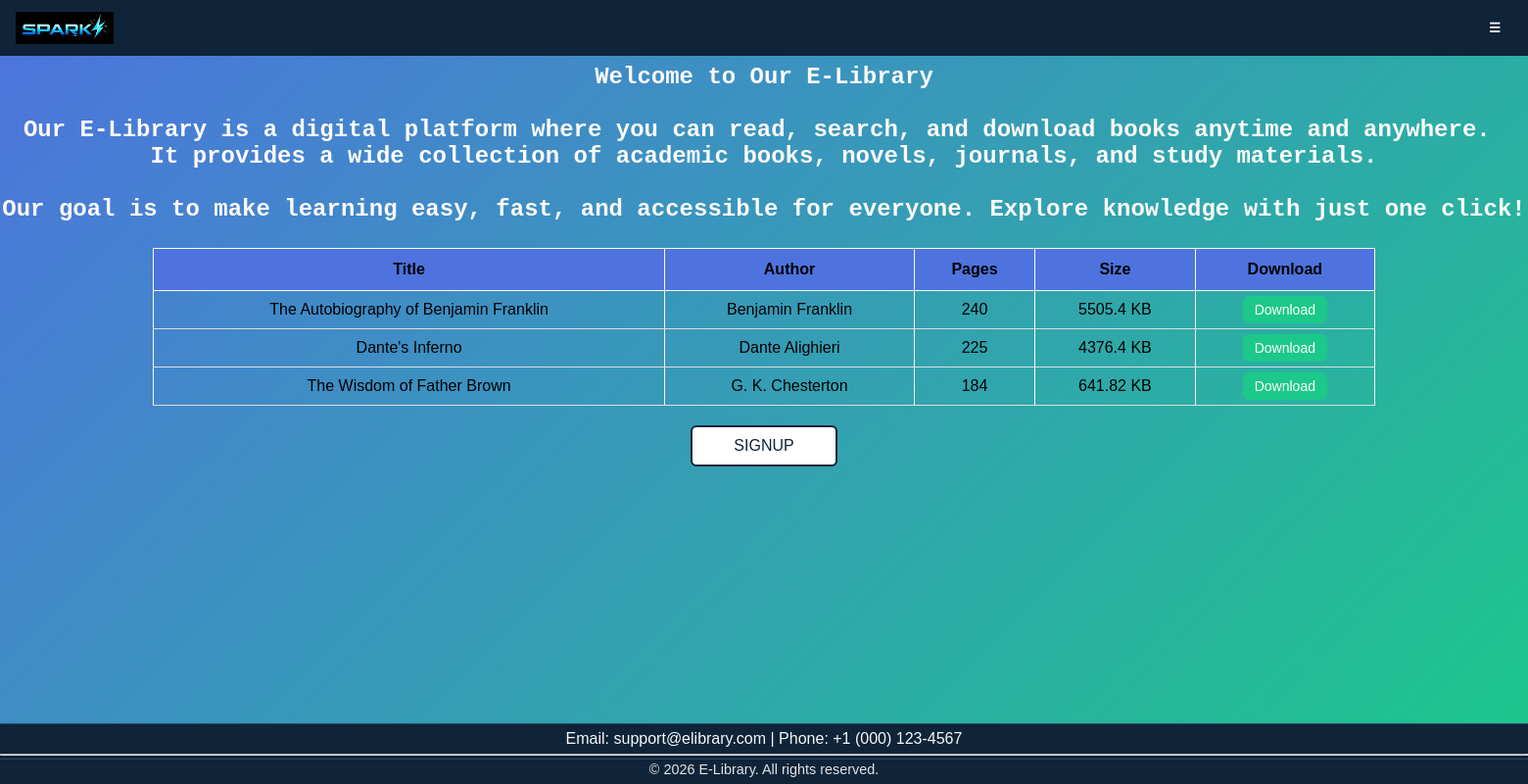
The page / on the database its author committed.
### tables this page shows
CREATE TABLE books (
    id integer primary key autoincrement,
    title text,
    author text,
    pages integer,
    size integer,
    loc text
);

### app.py (the view)
@app.route("/")
def home():
    DB = db()
    exampleData = DB.execute("Select * from books").fetchmany(3)
    return render_template("home.html", data=exampleData)

### app.py (called while the page is built)
def db():
    conn = sqlite3.connect("Library.db")
    conn.row_factory = sqlite3.Row
    return conn

### templates/home.html
{% extends "base.html" %}
{% block content %}
<h2><pre>
Welcome to Our E-Library
Our E-Library is a digital platform where you can read, search, and download books anytime and anywhere.
It provides a wide collection of academic books, novels, journals, and study materials.
Our goal is to make learning easy, fast, and accessible for everyone. Explore knowledge with just one click!
</pre></h2><br>
<center>
<table>
<tr>
    <th>Title</th>
    <th>Author</th>
    <th>Pages</th>
    <th>Size</th>
    <th>Download</th>
</tr>
{% for row in data %}
<tr>
    <td>{{ row[1] }}</td>
    <td>{{ row[2] }}</td>
    <td>{{ row[3] }}</td>
    <td>{{ row[4] }}</td>
    <td>
        {% if row[5] %}
        <a href="/books/{{ row[5] }}">Download</a>
        {% else %} N/A {% endif %}
    </td>
</tr>
{% endfor %}
</table></center>
<a href="/signup" class="bt">SIGNUP</a>
{% endblock %}

### templates/base.html (shortened to what this page needs)
<!DOCTYPE html>
<html lang="en">
<head>
    <link rel="stylesheet" href="{{url_for('static', filename='style.css')}}">
</head>
<body>
<header class="site-header">
    <nav class="navbar">
        <img src="{{url_for('static', filename='image.png')}}" alt="E-Library Logo" class="brand" width="100">
        <ul id="primary-menu">
            <li class="has-dropdown">
                <button class="dropdown-trigger">&#9776;</button>
            </li>
        </ul>
    </nav>
</header>
{% block content %}{% endblock %}
<footer class="site-footer">
    <div class="footer-contact">
        <p>Email: support@elibrary.com | Phone: +1 (000) 123-4567</p>
    </div>
    <hr>
    <p class="footer-copy">&copy; 2026 E-Library. All rights reserved.</p>
</footer>
</body>
</html>

### static/style.css (style rules this page uses)
:root { --nav-bg: #0f2438; --nav-surface: #16344f; --nav-text: #f5f8fb; --nav-border: #2b4d6a; }
* { margin: 0; padding: 0; box-sizing: border-box; }
body { font-family: Arial; min-height: 100vh; display: flex; flex-direction: column; margin: 0; padding: 0; background: linear-gradient(135deg, #4e73df, #1cc88a); background-color: #6a55b5; }
a { text-decoration: none; }
.site-header { background: var(--nav-bg); }
.navbar { display: flex; justify-content: space-between; align-items: center; padding: 0.75rem 1rem; }
#primary-menu { list-style: none; display: flex; }
#primary-menu li { position: relative; }
#primary-menu a, .dropdown-trigger { text-decoration: none; color: var(--nav-text); padding: 8px 12px; background: none; border: none; cursor: pointer; }
.site-footer { background: var(--nav-bg); color: var(--nav-text); margin-top: auto; padding: 0; border-top: 1px solid var(--nav-border); }
.footer-contact { text-align: center; }
.footer-contact p { white-space: nowrap; }
.site-footer p { margin: 0.2rem 0; line-height: 1.5; }
.footer-copy { width: 100%; margin: 1.4rem 0 0; padding: 0; border-top: 1px solid var(--nav-border); font-size: 0.9rem; opacity: 0.9; text-align: center; }
h2 pre { font-size: 1.5rem; margin: 0.5rem 0; color: #fdfaf8; text-align: center; }
button { padding: 10px 18px; border: none; border-radius: 8px; cursor: pointer; font-weight: bold; transition: 0.3s; }
.bt { text-align: center; position: relative; padding: 10px; font-size: 16px; color: #0f2438; background: white; border: 2px solid #0f2438; border-radius: 6px; cursor: pointer; overflow: hidden; transition: 0.3s; width: 150px; margin: 20px auto; }
table { width: 80%; border-collapse: collapse; align-items: center; }
th, td { padding: 10px; text-align: center; }
table, th, td { border: 1px solid #fdfaf8; }
th { background-color: #4e73df; padding: 12px; }
td { border-bottom: 1px solid #ddd; }
table a { background-color: #1cc88a; color: white; padding: 6px 12px; border-radius: 6px; text-decoration: none; font-size: 14px; transition: 0.3s; }

### rows shown on the page
books: title "The Autobiography of Benjamin Franklin", author "Benjamin Franklin", pages "240", size "5505.4 KB"
books: title "Dante's Inferno", author "Dante Alighieri", pages "225", size "4376.4 KB"
books: title "The Wisdom of Father Brown", author "G. K. Chesterton", pages "184", size "641.82 KB"
